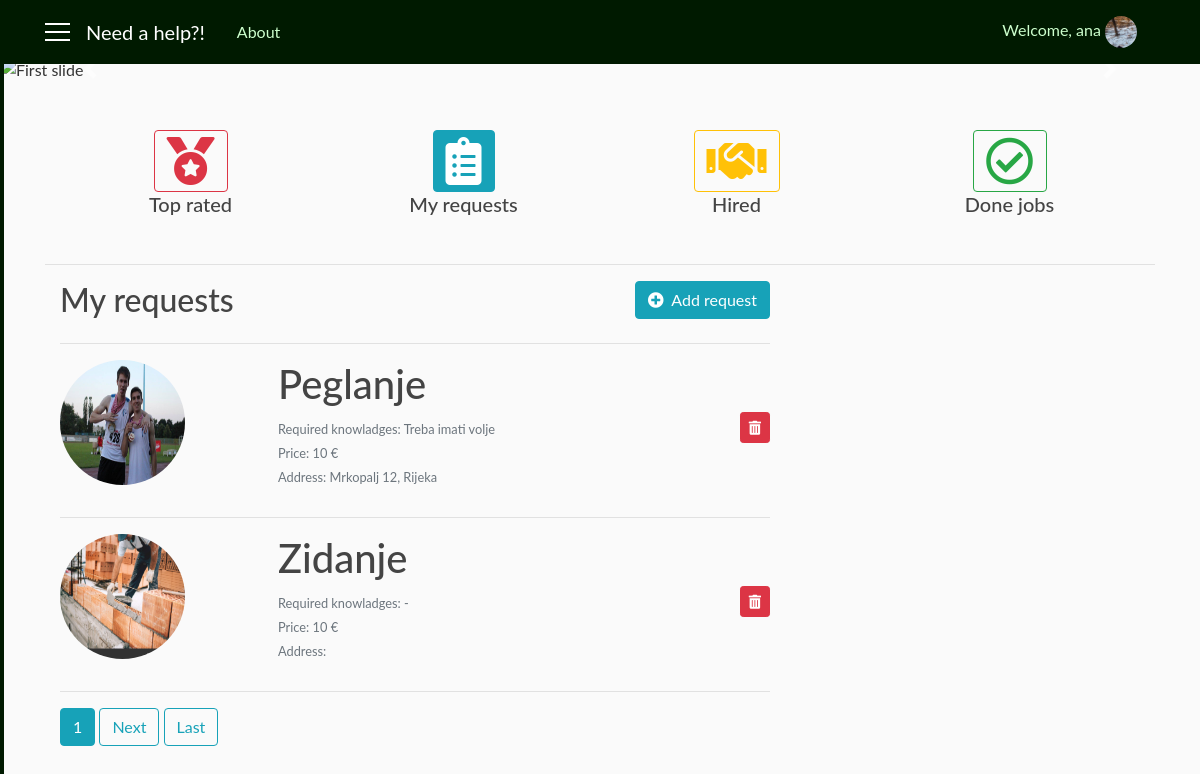
/requests_user/2 (signed in), run on an earlier commit of the app's database.
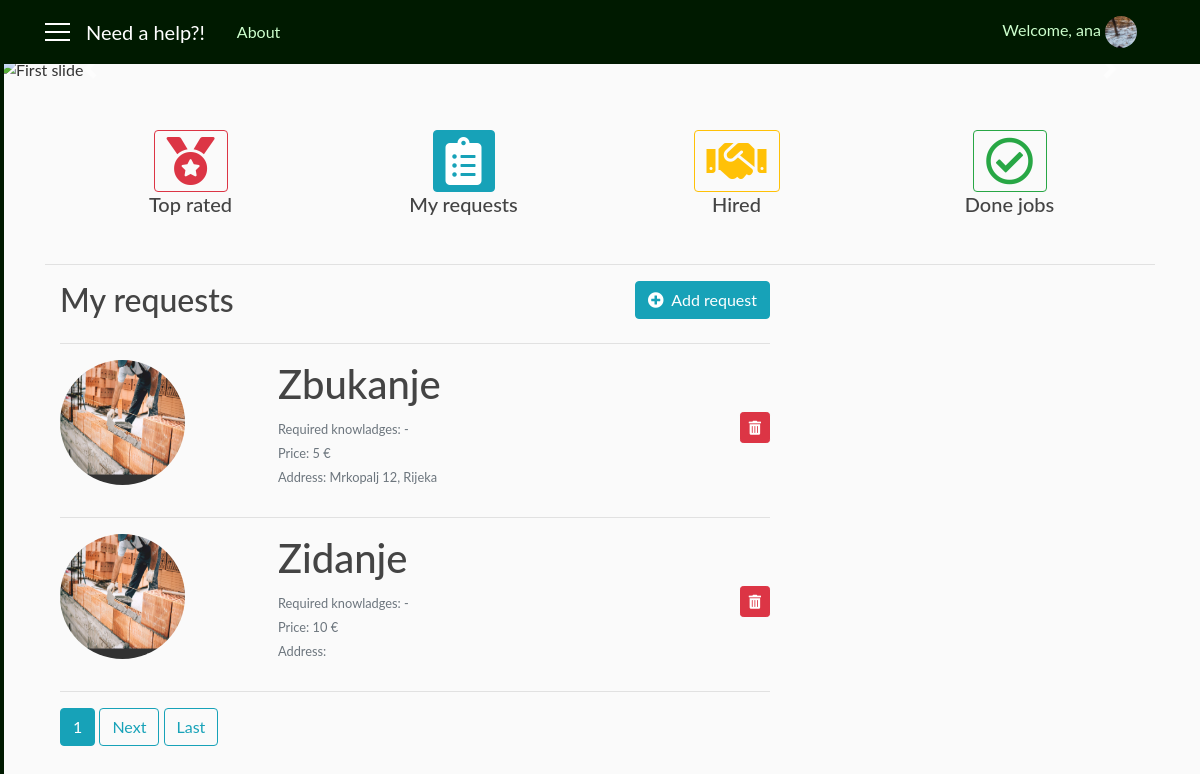
And on a later commit of the database.
### user/models.py (models this page shows, shortened)
class Profile(models.Model):
    user = models.OneToOneField(User, on_delete=models.CASCADE)
    gender = models.CharField(max_length=10, choices=GENDER, default='male')
    address = models.CharField(max_length=30, blank=True)
    birth_date = models.DateField(null=True, blank=True)
    phone_number = models.CharField(max_length=100, blank=True)
    costs = models.IntegerField(default=100)
    role = models.CharField(max_length=15, choices=ROLES, default='client')
    profession = models.CharField(max_length=250, choices=PROFESSION, default='Other')
    knowledges = models.TextField(max_length=1000, blank=True)
    photo = models.ImageField(default='default_user.jpg', upload_to='profile_user')

class Requests(models.Model):
    user = models.ForeignKey(User, on_delete=models.CASCADE)
    job_title = models.CharField(max_length=30, blank=True)
    required_knowledges = models.TextField(max_length=1000, default='-')
    price = models.IntegerField(default=10)
    address = models.CharField(max_length=30, blank=True)
    job_description = models.TextField(max_length=1000, blank=True)
    date = models.DateTimeField(auto_now_add=True)
    photo = models.ImageField(default='default_request.jpg', upload_to='requests_user')

### need_a_help_app/views.py (the view)
# urls.py: path('requests_user/<int:pk>', views.RequestsView.as_view(), name='requests_user'),
class RequestsView(LoginRequiredMixin, ListView):
    model = Requests
    template_name = 'user/requests_user.html'
    context_object_name = 'req'
    paginate_by = 2
    def get_queryset(self):
        user = get_object_or_404(User, pk=self.kwargs.get('pk'))
        return Requests.objects.filter(user=user).order_by('-date')

### user/templates/user/requests_user.html (shortened to what this page needs)
{% extends 'need_a_help_app/base.html' %}
{% block app_client %}
    <div id="carouselExampleIndicators" class="carousel slide" data-ride="carousel">
      <ol class="carousel-indicators">
      </ol>
      <div class="carousel-inner">
            <div class="carousel-item active">
                <img class="slide-img" src="https://www.bing.com/th?id=OIP.GdOM_bEhNhmrmAG4XTVTiQHaE8&pid=Api" alt="First slide">
            </div>
      </div>
      <a class="carousel-control-prev" href="#carouselExampleIndicators" role="button" data-slide="prev">
        <span class="carousel-control-prev-icon" aria-hidden="true"></span>
      </a>
      <a class="carousel-control-next" href="#carouselExampleIndicators" role="button" data-slide="next">
        <span class="carousel-control-next-icon" aria-hidden="true"></span>
      </a>
    </div>
    <div class="container">
    <br/>
    <div class="container p-4">
        <div class="row" align="center">
            <div class="col-sm-3">
                <a href="#" class="btn btn-outline-danger"><i class="fas fa-medal fa-3x"></i></a>
            </div>
            <div class="col-sm-3">
                <a href="{% url 'requests_user' user.id %}" class="btn btn-info"><i class="fas fa-clipboard-list fa-3x"></i></a>
            </div>
            <div class="col-sm-3">
                <a href="#" class="btn btn-outline-warning"><i class="fas fa-handshake fa-3x"></i></a>
            </div>
            <div class="col-sm-3">
                <a href="#" class="btn btn-outline-success"><i class="far fa-check-circle fa-3x"></i></a>
            </div>
        </div>
        <div class="row" align="center">
            <div class="col-sm-3">
                <h5>Top rated</h5>
            </div>
            <div class="col-sm-3">
                <h5>My requests</h5>
            </div>
            <div class="col-sm-3">
                <h5>Hired</h5>
            </div>
            <div class="col-sm-3">
                <h5>Done jobs</h5>
            </div>
        </div>
    </div>
    <hr width="100%">
{% endblock %}
{% block content %}
   <div class="row">
    <div class="col-sm-8">
        <h2>My requests</h2>
    </div>
    <div class="col-sm-4" align="right">
        <a class="btn btn-info" href="{% url 'add_request' %}"><i class="fas fa-plus-circle"></i>&nbsp Add request</a>
    </div>
   </div>
   <hr width="100%">
   {% if req %}
       {% for i in req %}
            <div class="row">
                <div class="col-sm-3">
                    <a href="{% url 'request_detail' i.id %}">
                        <img class="rounded-circle account-img" src="{{ i.photo.url }}">
                    </a>
                </div>
                <div class="col-sm-7 pl-5">
                    <h1>{{ i.job_title }}</h1>
                    <small class="text-secondary text-muted">Required knowladges: {{ i.required_knowledges }}</small><br>
                    <small class="text-secondary text-muted">Price: {{ i.price }} €</small><br>
                    <small class="text-secondary text-muted">Address: {{ i.address }}</small><br>
                </div>
                <div class="col-sm-2 pt-5" align="right">
                    <a href="{% url 'request_delete' i.id %}" class="btn btn-danger btn-sm mt-1 mb-1"><i class="fas fa-trash-alt"></i></a>
                </div>
            </div>
            <hr width="100%">
       {% endfor %}
   {% else %}
    <h3 class="text-secondary text-muted" align="center">No results</h3>
   {% endif %}
    {% if is_paginated %}
        {% for i in page_obj.paginator.page_range %}
            {% if page_obj.number == i %}
                <a class="btn btn-info mb-4" href="?page={{ i }}">{{ i }}</a>
            {% elif num > page_obj.number|add:'-3' and num < page_obj.number|add:'3' %}
                <a class="btn btn-outline-info mb-4" href="?page={{ i }}">{{ i }}</a>
            {% endif %}
        {% endfor %}
        {% if page_obj.has_next %}
            <a class="btn btn-outline-info mb-4" href="?page={{ page_obj.next_page_number }}">Next</a>
            <a class="btn btn-outline-info mb-4" href="?page={{ page_obj.paginator.num_pages }}">Last</a>
        {% endif %}
    {% endif %}
{% endblock %}

### need_a_help_app/templates/need_a_help_app/base.html (shortened to what this page needs)
{% load static %}
<!DOCTYPE html>
<html>
    <head>
        <link rel="stylesheet" href="https://maxcdn.bootstrapcdn.com/bootstrap/4.0.0/css/bootstrap.min.css">
        <link rel="stylesheet" href="https://use.fontawesome.com/releases/v5.7.2/css/all.css">
        <link rel="stylesheet" type="text/css" href="{% static 'need_a_help_app/style.css' %}">
    </head>
    <body>
      <div id="wrapper">
          {% if user.is_authenticated and user.profile.role == 'client' %}
            <div id="sidebar-wrapper">
                <ul class="sidebar-nav">
                    <div class="list-group pt-2">
                      <a class="list-group-item sb" href="{% url 'main' %}">&nbsp; Home</a>
                      <a class="list-group-item sb" href="{% url 'info' user.id %}">&nbsp; My profile</a>
                      <a class="list-group-item sb" href="#">&nbsp; Messages</a>
                      <a class="list-group-item sb" href="{% url 'profile' %}">&nbsp; Settings</a>
                      <a class="list-group-item sb" href="{% url 'favorites' %}">&nbsp; My favourites</a>
                      <a class="list-group-item sb" href="{% url 'logout' %}">&nbsp Logout</a>
                    </div>
                </ul>
            </div>
          {% endif %}
          <header class="site-header">
            <nav class="navbar navbar-expand-md navbar-dark bg-steel fixed-top">
              <div class="container">
                {% if user.is_authenticated %}
                  <a href='#' id='menu-toggle'><div class='menu-icon'></div>
                                  <div class='menu-icon'></div>
                                  <div class='menu-icon'></div></a>
                  <a class="navbar-brand mr-4 ml-3" href="{% url 'main' %}">Need a help?!</a>
                {% else %}
                  <a class="navbar-brand mr-4" href="#">Need a help?!</a>
                {% endif %}
                <div class="collapse navbar-collapse" id="navbarToggle">
                  <div class="navbar-nav mr-auto">
                    <a class="nav-item nav-link" href="{% url 'home' %}">About</a>
                  </div>
                  <div class="navbar-nav">
                    {% if user.is_authenticated %}
                      <span class="nav-item nav-link">Welcome, {{ user.username }} <a href="{% url 'info' user.id %}"><img class="rounded-circle navbar-img" src="{{ user.profile.photo.url }}"></a></span>
                    {% else %}
                      <a class="nav-item nav-link" href="{% url 'login' %}">Login</a>
                      <a class="nav-item nav-link" href="{% url 'register' %}">Register</a>
                    {% endif %}
                  </div>
                </div>
              </div>
            </nav>
          </header>
          <div id="page-content-wrapper">
            {% if user.is_authenticated and user.profile.role == 'client' %}
              {% block app_client %}{% endblock %}
            {% elif user.is_authenticated and user.profile.role == 'repairman' %}
              {% block app_repairman %}{% endblock %}
            {% endif %}
            <main role="main" class="container">
              <div class="row">
                <div class="col-sm-8">
                  {% block content %}{% endblock %}
                </div>
              </div>
            </main>
          </div>
    </div>
    </body>
</html>

### need_a_help_app/static/need_a_help_app/style.css (style rules this page uses)
body { background: #fafafa; color: #333333; margin-top: 56px; font-family: 'Lato'; }
h1, h2, h3, h4, h5, h6 { color: #444444; }
ul { margin: 0; }
.bg-steel { background-color: #001a00; }
.site-header .navbar-nav .nav-link { color: #ccffcc; }
.account-img { height: 125px; width: 125px; margin-right: 20px; margin-bottom: 16px; }
.navbar-img { height: 32px; width: 32px; margin-right: 10px; }
.carousel-inner .slide-img { width: 100%; height:250px; z-index: 1; position: relative; }
.menu-icon { width: 25px; height: 2px; background-color: white; margin: 6px 0; }
.sidebar-nav { padding-left: 0px; color: black; }
#sidebar-wrapper { z-index: 1; position: fixed; width: 0; height: 100%; overflow-y: hidden; background-color: #001a00; border: 2px solid #001a00; }
#page-content-wrapper { width: 100%; position: static; padding: 0; }
.sb { background-color: #001a00; color: #ccffcc; opacity: 0.9; }

What changed in the data, as far as the page shows it:
removed Requests: photo (picture), job_title "Peglanje", required_knowledges "Treba imati volje", price "10", address "Mrkopalj 12, Rijeka"
added Requests: photo (placeholder picture), job_title "Zbukanje", required_knowledges "-", price "5", address "Mrkopalj 12, Rijeka"
